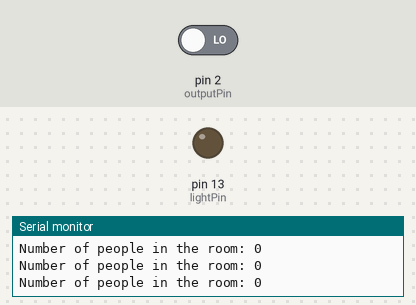
Bench run of a sketch on a simulated Arduino Uno, built with avr-gcc and run on an emulated ATmega328P. Shown: output pins drawn as LEDs (lit = HIGH), the last lines printed to the serial monitor. The inputs (shaded band) are chosen by the test bench; at power-on: pin 2 (outputPin) LOW.

Above: at 8.8 s.
8.9 s: pin 2 (outputPin) driven HIGH
At 13.3 s:
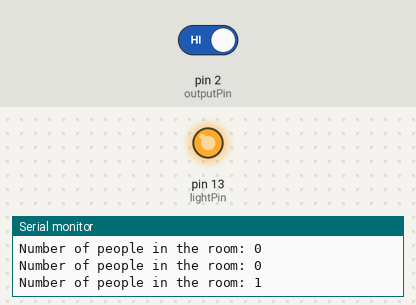
17.5 s: pin 2 (outputPin) driven LOW
At 20.5 s:
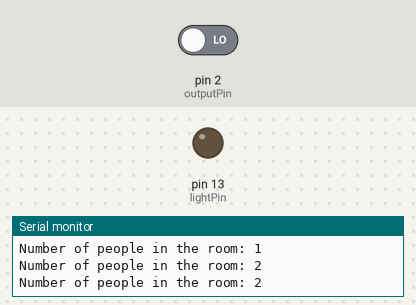
Timing chart, 0 to 22.0 s (numbered marks = the images above; inputs shaded):
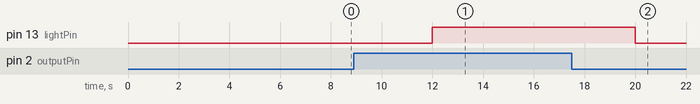

The sketch:

PIRCounter.ino
```cpp
int outputPin = 2;
int lightPin = 13;
int counter = 0;

void setup()
{
  Serial.begin(9600);
  pinMode (outputPin,INPUT);
  pinMode (lightPin, OUTPUT);
}

void loop ()
{
  int sensorReading = digitalRead(outputPin);

  if (sensorReading == HIGH)
  {
    digitalWrite(lightPin,HIGH);
    counter = counter + 1;
    Serial.print("Number of people in the room: ");
    Serial.println(counter);
    delay(4000);
    digitalWrite(lightPin,LOW);
  }
  else
  {
    Serial.print("Number of people in the room: ");
    Serial.println(counter);
    delay(4000);
  }
}
```

Measured:
- after the input at 8.9 s, pin 13 (lightPin): LOW → HIGH after 3.1 s
- after the input at 17.5 s, pin 13 (lightPin): HIGH → LOW after 2.5 s
